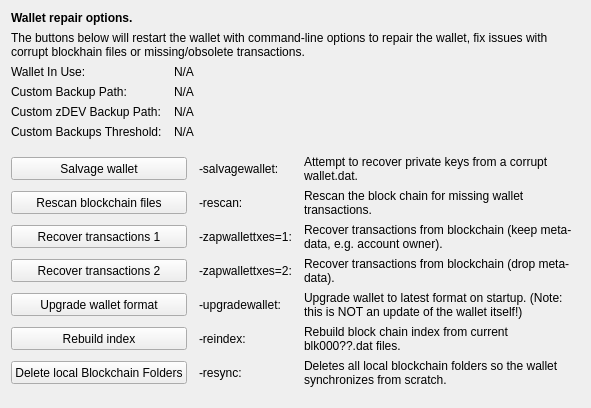
     <widget class="QWidget" name="tab_repair">
      <attribute name="title">
       <string>&amp;Wallet Repair</string>
      </attribute>
      <layout class="QGridLayout" name="gridLayout_4" columnstretch="0,0,0,0">
       <property name="horizontalSpacing">
        <number>12</number>
       </property>
       <item row="0" column="0" colspan="4">
        <widget class="QLabel" name="label_repair_header">
         <property name="font">
          <font>
           <weight>75</weight>
           <bold>true</bold>
          </font>
         </property>
         <property name="text">
          <string>Wallet repair options.</string>
         </property>
        </widget>
       </item>
       <item row="1" column="0" colspan="4">
        <widget class="QLabel" name="label_repair_helptext">
         <property name="font">
          <font>
           <weight>50</weight>
           <bold>false</bold>
          </font>
         </property>
         <property name="text">
          <string>The buttons below will restart the wallet with command-line options to repair the wallet, fix issues with corrupt blockhain files or missing/obsolete transactions.</string>
         </property>
         <property name="wordWrap">
          <bool>true</bool>
         </property>
        </widget>
       </item>
       <item row="2" column="0">
        <widget class="QLabel" name="wallet_path_label">
         <property name="text">
          <string>Wallet In Use:</string>
         </property>
        </widget>
       </item>
       <item row="2" column="1" colspan="3">
        <widget class="QLabel" name="wallet_path">
         <property name="cursor">
          <cursorShape>IBeamCursor</cursorShape>
         </property>
         <property name="text">
          <string>N/A</string>
         </property>
         <property name="textFormat">
          <enum>Qt::PlainText</enum>
         </property>
         <property name="textInteractionFlags">
          <set>Qt::LinksAccessibleByMouse|Qt::TextSelectableByKeyboard|Qt::TextSelectableByMouse</set>
         </property>
        </widget>
       </item>
       <item row="3" column="0">
        <widget class="QLabel" name="wallet_custombackuppath_label">
         <property name="text">
          <string>Custom Backup Path:</string>
         </property>
         <property name="visible">
          <bool>false</bool>
         </property>
        </widget>
       </item>
       <item row="3" column="1" colspan="3">
        <widget class="QLabel" name="wallet_custombackuppath">
         <property name="cursor">
          <cursorShape>IBeamCursor</cursorShape>
         </property>
         <property name="text">
          <string>N/A</string>
         </property>
         <property name="textFormat">
          <enum>Qt::PlainText</enum>
         </property>
         <property name="textInteractionFlags">
          <set>Qt::LinksAccessibleByMouse|Qt::TextSelectableByKeyboard|Qt::TextSelectableByMouse</set>
         </property>
         <property name="visible">
          <bool>false</bool>
         </property>
        </widget>
       </item>
       <item row="4" column="0">
        <widget class="QLabel" name="wallet_customzdevbackuppath_label">
         <property name="text">
          <string>Custom zDEV Backup Path:</string>
         </property>
         <property name="visible">
          <bool>false</bool>
         </property>
        </widget>
       </item>
       <item row="4" column="1" colspan="3">
        <widget class="QLabel" name="wallet_customzdevbackuppath">
         <property name="cursor">
          <cursorShape>IBeamCursor</cursorShape>
         </property>
         <property name="text">
          <string>N/A</string>
         </property>
         <property name="textFormat">
          <enum>Qt::PlainText</enum>
         </property>
         <property name="textInteractionFlags">
          <set>Qt::LinksAccessibleByMouse|Qt::TextSelectableByKeyboard|Qt::TextSelectableByMouse</set>
         </property>
         <property name="visible">
          <bool>false</bool>
         </property>
        </widget>
       </item>
       <item row="5" column="0">
        <widget class="QLabel" name="wallet_custombackupthreshold_label">
         <property name="text">
          <string>Custom Backups Threshold:</string>
         </property>
         <property name="visible">
          <bool>false</bool>
         </property>
        </widget>
       </item>
       <item row="5" column="1" colspan="3">
        <widget class="QLabel" name="wallet_custombackupthreshold">
         <property name="cursor">
          <cursorShape>IBeamCursor</cursorShape>
         </property>
         <property name="text">
          <string>N/A</string>
         </property>
         <property name="textFormat">
          <enum>Qt::PlainText</enum>
         </property>
         <property name="textInteractionFlags">
          <set>Qt::LinksAccessibleByMouse|Qt::TextSelectableByKeyboard|Qt::TextSelectableByMouse</set>
         </property>
         <property name="visible">
          <bool>false</bool>
         </property>
        </widget>
       </item>
       <item row="6" column="0">
        <spacer name="verticalSpacer_repair1">
         <property name="orientation">
          <enum>Qt::Vertical</enum>
         </property>
         <property name="sizeHint" stdset="0">
          <size>
           <width>10</width>
           <height>10</height>
          </size>
         </property>
        </spacer>
       </item>
       <item row="7" column="0" colspan="2">
        <widget class="QPushButton" name="btn_salvagewallet">
         <property name="minimumSize">
          <size>
           <width>100</width>
           <height>23</height>
          </size>
         </property>
         <property name="text">
          <string>Salvage wallet</string>
         </property>
        </widget>
       </item>
       <item row="7" column="2">
        <widget class="QLabel" name="label_repair_salvage_command">
         <property name="text">
          <string notr="true">-salvagewallet:</string>
         </property>
        </widget>
       </item>
       <item row="7" column="3">
        <widget class="QLabel" name="label_repair_salvage">
         <property name="text">
          <string>Attempt to recover private keys from a corrupt wallet.dat.</string>
         </property>
         <property name="wordWrap">
          <bool>true</bool>
         </property>
        </widget>
       </item>
       <item row="8" column="0" colspan="2">
        <widget class="QPushButton" name="btn_rescan">
         <property name="minimumSize">
          <size>
           <width>100</width>
           <height>23</height>
          </size>
         </property>
         <property name="text">
          <string>Rescan blockchain files</string>
         </property>
        </widget>
       </item>
       <item row="8" column="2">
        <widget class="QLabel" name="label_repair_rescan_command">
         <property name="text">
          <string notr="true">-rescan:</string>
         </property>
        </widget>
       </item>
       <item row="8" column="3">
        <widget class="QLabel" name="label_repair_rescan">
         <property name="text">
          <string>Rescan the block chain for missing wallet transactions.</string>
         </property>
         <property name="wordWrap">
          <bool>true</bool>
         </property>
        </widget>
       </item>
       <item row="9" column="0" colspan="2">
        <widget class="QPushButton" name="btn_zapwallettxes1">
         <property name="minimumSize">
          <size>
           <width>100</width>
           <height>23</height>
          </size>
         </property>
         <property name="text">
          <string>Recover transactions 1</string>
         </property>
        </widget>
       </item>
       <item row="9" column="2">
        <widget class="QLabel" name="label_repair_zap1_command">
         <property name="text">
          <string notr="true">-zapwallettxes=1:</string>
         </property>
        </widget>
       </item>
       <item row="9" column="3">
        <widget class="QLabel" name="label_repair_zap1">
         <property name="text">
          <string>Recover transactions from blockchain (keep meta-data, e.g. account owner).</string>
         </property>
         <property name="wordWrap">
          <bool>true</bool>
         </property>
        </widget>
       </item>
       <item row="10" column="0" colspan="2">
        <widget class="QPushButton" name="btn_zapwallettxes2">
         <property name="minimumSize">
          <size>
           <width>100</width>
           <height>23</height>
          </size>
         </property>
         <property name="text">
          <string>Recover transactions 2</string>
         </property>
        </widget>
       </item>
       <item row="10" column="2">
        <widget class="QLabel" name="label_repair_zap2_command">
         <property name="text">
          <string notr="true">-zapwallettxes=2:</string>
         </property>
        </widget>
       </item>
       <item row="10" column="3">
        <widget class="QLabel" name="label_repair_zap2">
         <property name="text">
          <string>Recover transactions from blockchain (drop meta-data).</string>
         </property>
         <property name="wordWrap">
          <bool>true</bool>
         </property>
        </widget>
       </item>
       <item row="11" column="0" colspan="2">
        <widget class="QPushButton" name="btn_upgradewallet">
         <property name="minimumSize">
          <size>
           <width>100</width>
           <height>23</height>
          </size>
         </property>
         <property name="text">
          <string>Upgrade wallet format</string>
         </property>
        </widget>
       </item>
       <item row="11" column="2">
        <widget class="QLabel" name="label_repair_upgrade_command">
         <property name="text">
          <string notr="true">-upgradewallet:</string>
         </property>
        </widget>
       </item>
       <item row="11" column="3">
        <widget class="QLabel" name="label_repair_upgrade">
         <property name="text">
          <string>Upgrade wallet to latest format on startup. (Note: this is NOT an update of the wallet itself!)</string>
         </property>
         <property name="wordWrap">
          <bool>true</bool>
         </property>
        </widget>
       </item>
       <item row="12" column="0" colspan="2">
        <widget class="QPushButton" name="btn_reindex">
         <property name="minimumSize">
          <size>
           <width>100</width>
           <height>23</height>
          </size>
         </property>
         <property name="text">
          <string>Rebuild index</string>
         </property>
        </widget>
       </item>
       <item row="12" column="2">
        <widget class="QLabel" name="label_repair_reindex_command">
         <property name="text">
          <string notr="true">-reindex:</string>
         </property>
        </widget>
       </item>
       <item row="12" column="3">
        <widget class="QLabel" name="label_repair_reindex">
         <property name="text">
          <string>Rebuild block chain index from current blk000??.dat files.</string>
         </property>
         <property name="wordWrap">
          <bool>true</bool>
         </property>
        </widget>
       </item>
       <item row="13" column="0" colspan="2">
        <widget class="QPushButton" name="btn_resync">
         <property name="minimumSize">
          <size>
           <width>100</width>
           <height>23</height>
          </size>
         </property>
         <property name="text">
          <string>Delete local Blockchain Folders</string>
         </property>
        </widget>
       </item>
       <item row="13" column="2">
        <widget class="QLabel" name="label_repair_resync_command">
         <property name="text">
          <string>-resync:</string>
         </property>
        </widget>
       </item>
       <item row="13" column="3">
        <widget class="QLabel" name="label_repair_resync">
         <property name="text">
          <string>Deletes all local blockchain folders so the wallet synchronizes from scratch.</string>
         </property>
         <property name="wordWrap">
          <bool>true</bool>
         </property>
        </widget>
       </item>
       <item row="14" column="0">
        <spacer name="verticalSpacer_repair2">
         <property name="orientation">
          <enum>Qt::Vertical</enum>
         </property>
         <property name="sizeHint" stdset="0">
          <size>
           <width>20</width>
           <height>10</height>
          </size>
         </property>
        </spacer>
       </item>
      </layout>
     </widget>
